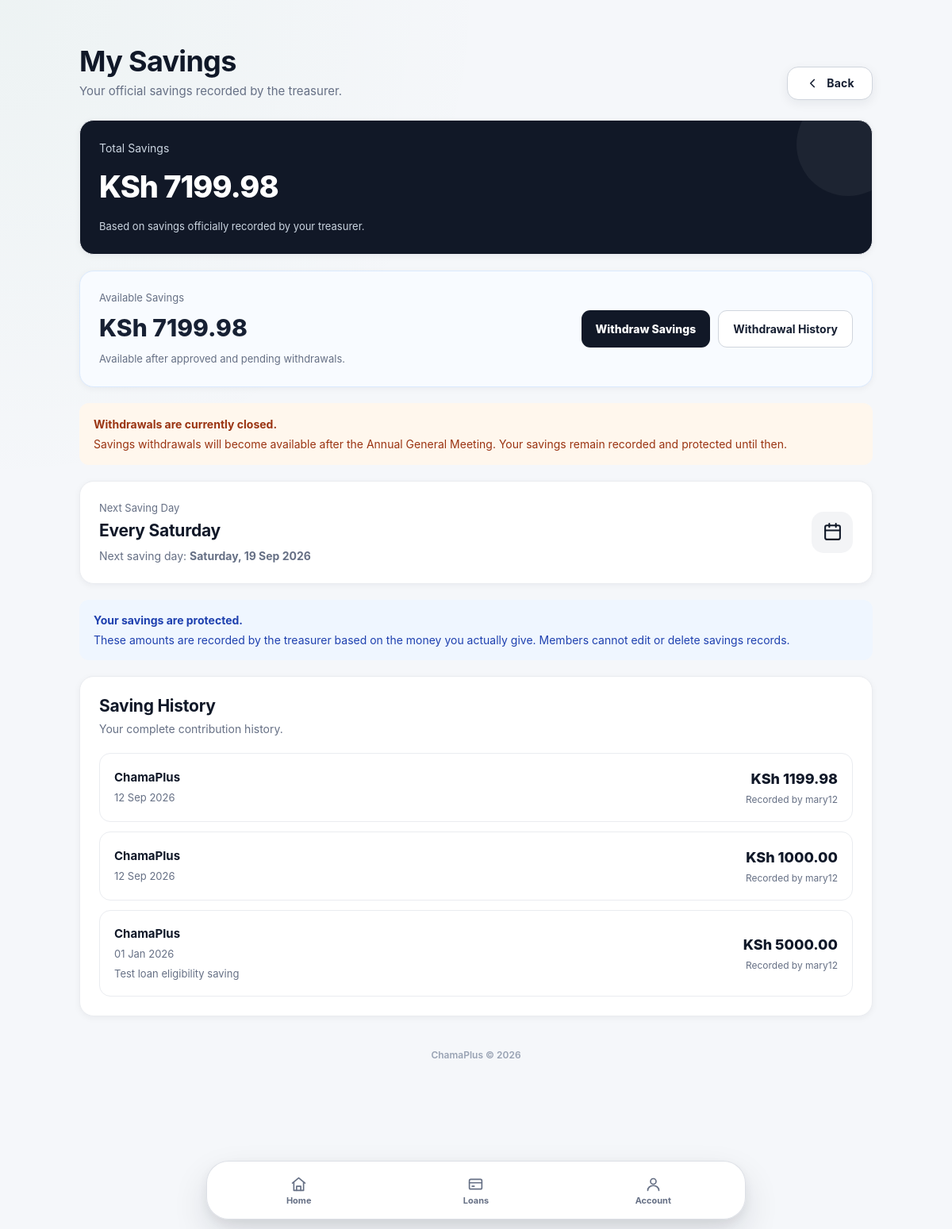
Screenshot of /savings/ (signed in) with the database file from the repository.
### savings/models.py (models this page shows, shortened)
class Saving(models.Model):
    chama = models.ForeignKey(
        Chama,
        on_delete=models.CASCADE,
        related_name="savings",
    )
    member = models.ForeignKey(
        User,
        on_delete=models.CASCADE,
        related_name="savings",
    )
    amount = models.DecimalField(
        max_digits=12,
        decimal_places=2,
    )
    recorded_by = models.ForeignKey(
        User,
        on_delete=models.PROTECT,
        related_name="recorded_savings",
    )
    date = models.DateField()
    notes = models.TextField(blank=True)
    created_at = models.DateTimeField(auto_now_add=True)
    updated_at = models.DateTimeField(auto_now=True)

### chamas/models.py (models this page shows, shortened)
class Chama(models.Model):
    name = models.CharField(max_length=150)
    description = models.TextField(blank=True)
    treasurer = models.ForeignKey(
        User,
        on_delete=models.PROTECT,
        related_name="managed_chamas",
        null=True,
        blank=True,
    )
    members = models.ManyToManyField(
        User,
        through="Membership",
        related_name="chamas",
    )
    is_active = models.BooleanField(default=True)
    created_at = models.DateTimeField(auto_now_add=True)
    updated_at = models.DateTimeField(auto_now=True)

### savings/views.py (the view)
# urls.py: path("", views.savings_dashboard, name="savings"),
@login_required
def savings_dashboard(request):
    savings = (
        Saving.objects
        .filter(member=request.user)
        .select_related("chama", "recorded_by")
        .order_by("-date", "-created_at")
    )
    total_savings = (
        savings.aggregate(total=Sum("amount"))["total"]
        or Decimal("0.00")
    )
    chama = Chama.objects.filter(is_active=True).first()
    available_balance = Decimal("0.00")
    if chama:
        available_balance = get_member_balance(
            request.user,
            chama,
        )
    next_saturday = get_next_saturday()
    withdrawal_requests = (
        WithdrawalRequest.objects
        .filter(member=request.user)
        .select_related("chama", "reviewed_by")
        .order_by("-requested_at")
    )
    return render(
        request,
        "savings/dashboard.html",
        {
            "savings": savings,
            "total_savings": total_savings,
            "available_balance": available_balance,
            "can_record": can_record_savings(request.user),
            "next_saturday": next_saturday,
            "withdrawal_requests": withdrawal_requests,
        },
    )

### accounts/context_processors.py (called while the page is built)
def active_chama_membership(request):
    if not request.user.is_authenticated:
        return {
            "active_membership": None,
        }
    membership = (
        Membership.objects
        .filter(
            user=request.user,
            is_active=True,
            chama__is_active=True,
        )
        .select_related("chama")
        .first()
    )
    return {
        "active_membership": membership,
    }

### savings/views.py (called while the page is built)
def can_record_savings(user):
    chama = Chama.objects.filter(is_active=True).first()
    if not chama:
        return False
    return Membership.objects.filter(
        chama=chama,
        user=user,
        role=Membership.Role.TREASURER,
        is_active=True,
    ).exists()

def get_next_saturday():
    today = timezone.localdate()
    days_until_saturday = (5 - today.weekday()) % 7
    return today + timezone.timedelta(days=days_until_saturday)

def get_member_balance(user, chama):
    total_savings = (
        Saving.objects.filter(
            chama=chama,
            member=user,
        ).aggregate(total=Sum("amount"))["total"]
        or Decimal("0.00")
    )
    withdrawals_reserved = (
        WithdrawalRequest.objects.filter(
            chama=chama,
            member=user,
            status__in=[
                WithdrawalRequest.Status.PENDING,
                WithdrawalRequest.Status.APPROVED,
            ],
        ).aggregate(total=Sum("amount"))["total"]
        or Decimal("0.00")
    )
    balance = total_savings - withdrawals_reserved
    return max(balance, Decimal("0.00"))

### templates/savings/dashboard.html (shortened to what this page needs)
﻿{% extends "base.html" %}
{% block content %}
<div style="max-width:1000px; margin:0 auto;">
    <div style="
        display:flex;
        justify-content:space-between;
        align-items:flex-end;
        gap:20px;
        margin-bottom:25px;
        flex-wrap:wrap;
    ">
        <div>
            <h1 style="margin:0 0 6px;">
                My Savings
            </h1>
            <p style="color:#667085; margin:0;">
                Your official savings recorded by the treasurer.
            </p>
        </div>
        <div style="
            display:flex;
            align-items:center;
            gap:10px;
            flex-wrap:wrap;
        ">
            {% include "components/back_button.html" with back_url_name="dashboard" back_label="Back" %}
        </div>
    </div>
    <div class="card" style="
        background:#111827;
        color:white;
        margin-bottom:20px;
        overflow:hidden;
        position:relative;
    ">
        <div style="
            position:absolute;
            right:-35px;
            top:-35px;
            width:130px;
            height:130px;
            border-radius:50%;
            background:rgba(255,255,255,0.05);
        "></div>
        <div style="
            color:#cbd5e1;
            font-size:14px;
            margin-bottom:10px;
        ">
            Total Savings
        </div>
        <div style="
            font-size:38px;
            font-weight:800;
            letter-spacing:-1px;
        ">
            KSh {{ total_savings|floatformat:2 }}
        </div>
        <div style="
            margin-top:12px;
            color:#cbd5e1;
            font-size:13px;
        ">
            Based on savings officially recorded by your treasurer.
        </div>
    </div>
    <div class="card" style="
        margin-bottom:20px;
        border:1px solid #dbeafe;
        background:#f8fbff;
    ">
        <div style="
            display:flex;
            justify-content:space-between;
            align-items:center;
            gap:20px;
            flex-wrap:wrap;
        ">
            <div>
                <div style="
                    font-size:13px;
                    color:#667085;
                    margin-bottom:6px;
                ">
                    Available Savings
                </div>
                <div style="
                    font-size:30px;
                    font-weight:800;
                    color:#172033;
                ">
                    KSh {{ available_balance|floatformat:2 }}
                </div>
                <p style="
                    margin:7px 0 0;
                    color:#667085;
                    font-size:13px;
                ">
                    Available after approved and pending withdrawals.
                </p>
            </div>
            <div style="
                display:flex;
                gap:10px;
                flex-wrap:wrap;
            ">
                <a
                    href="{% url 'request_withdrawal' %}"
                    style="
                        display:inline-flex;
                        align-items:center;
                        justify-content:center;
                        padding:12px 18px;
                        border-radius:11px;
                        background:#111827;
                        color:#fff;
                        text-decoration:none;
                        font-size:14px;
                        font-weight:800;
                    "
                >
                    Withdraw Savings
                </a>
                <a
                    href="{% url 'withdrawal_history' %}"
                    style="
                        display:inline-flex;
                        align-items:center;
                        justify-content:center;
                        padding:12px 18px;
                        border-radius:11px;
                        border:1px solid #d0d5dd;
                        background:#fff;
                        color:#172033;
                        text-decoration:none;
                        font-size:14px;
                        font-weight:700;
                    "
                >
                    Withdrawal History
                </a>
            </div>
        </div>
    </div>
    <div style="
        padding:16px 18px;
        border-radius:12px;
        background:#fff7ed;
        color:#9a3412;
        margin-bottom:20px;
        font-size:14px;
    ">
        <strong>Withdrawals are currently closed.</strong>
        <div style="margin-top:4px;">
            Savings withdrawals will become available after the
            Annual General Meeting. Your savings remain recorded
            and protected until then.
        </div>
    </div>
    <div class="card" style="
        margin-bottom:20px;
        display:flex;
        justify-content:space-between;
        align-items:center;
        gap:20px;
    ">
        <div>
            <div style="
                font-size:13px;
                color:#667085;
                margin-bottom:6px;
            ">
                Next Saving Day
            </div>
            <h2 style="margin:0;">
                Every Saturday
            </h2>
            <p style="
                margin:7px 0 0;
                color:#667085;
                font-size:14px;
            ">
                Next saving day:
                <strong>{{ next_saturday|date:"l, d M Y" }}</strong>
            </p>
        </div>
        <div style="
            width:52px;
            height:52px;
            flex-shrink:0;
            border-radius:15px;
            background:#f3f4f6;
            display:flex;
            align-items:center;
            justify-content:center;
        ">
            <svg
                width="25"
                height="25"
                viewBox="0 0 24 24"
                fill="none"
                stroke="currentColor"
                stroke-width="2"
                stroke-linecap="round"
                stroke-linejoin="round"
            >
                <rect x="3" y="4" width="18" height="17" rx="2"></rect>
                <path d="M16 2v4"></path>
                <path d="M8 2v4"></path>
                <path d="M3 10h18"></path>
            </svg>
        </div>
    </div>
    <div style="
        padding:15px 18px;
        border-radius:12px;
        background:#eff6ff;
        color:#1e40af;
        margin-bottom:20px;
        font-size:14px;
    ">
        <strong>Your savings are protected.</strong>
        <div style="margin-top:4px;">
            These amounts are recorded by the treasurer based on the money
            you actually give. Members cannot edit or delete savings records.
        </div>
    </div>
    <div class="card">
        <div style="margin-bottom:20px;">
            <h2 style="margin:0;">
                Saving History
            </h2>
            <p style="
                margin:5px 0 0;
                color:#667085;
                font-size:14px;
            ">
                Your complete contribution history.
            </p>
        </div>
        {% if savings %}
            <div style="
                display:flex;
                flex-direction:column;
                gap:12px;
            ">
                {% for saving in savings %}
                    <div style="
                        padding:18px;
                        border:1px solid #eaecf0;
                        border-radius:14px;
                        display:flex;
                        justify-content:space-between;
                        align-items:center;
                        gap:15px;
                        flex-wrap:wrap;
                    ">
                        <div>
                            <div style="
                                font-weight:700;
                                margin-bottom:5px;
                            ">
                                {{ saving.chama.name }}
                            </div>
                            <div style="
                                font-size:13px;
                                color:#667085;
                            ">
                                {{ saving.date|date:"d M Y" }}
                            </div>
                            {% if saving.notes %}
                                <div style="
                                    font-size:13px;
                                    color:#667085;
                                    margin-top:5px;
                                ">
                                    {{ saving.notes }}
                                </div>
                            {% endif %}
                        </div>
                        <div style="text-align:right;">
                            <div style="
                                font-size:18px;
                                font-weight:800;
                            ">
                                KSh {{ saving.amount|floatformat:2 }}
                            </div>
                            <div style="
                                font-size:12px;
                                color:#667085;
                                margin-top:4px;
                            ">
                                Recorded by {{ saving.recorded_by.username }}
                            </div>
                        </div>
                    </div>
                {% endfor %}
            </div>
        {% endif %}
    </div>
</div>
{% endblock %}

### templates/base.html (style rules this page uses)
:root { --primary: #15803d; --primary-dark: #166534; --primary-soft: #ecfdf3; --primary-border: #bbf7d0; --text: #101828; --text-soft: #344054; --muted: #667085; --muted-light: #98a2b3; --background: #f5f7fa; --surface: #ffffff; --surface-soft: #f9fafb; --border: #eaecf0; --border-dark: #d0d5dd; --danger: #b42318; --danger-soft: #fef3f2; --warning: #b54708; --warning-soft: #fffaeb; --info: #175cd3; --info-soft: #eff8ff; --success: #027a48; --success-soft: #ecfdf3; --radius-sm: 10px; --radius-md: 14px; --radius-lg: 18px; --radius-xl: 22px; --shadow-xs: 0 1px 2px rgba(16, 24, 40, .04); --shadow-sm: 0 2px 8px rgba(16, 24, 40, .05); --shadow-md: 0 8px 24px rgba(16, 24, 40, .07); --shadow-lg: 0 18px 45px rgba(16, 24, 40, .10); }
* { box-sizing: border-box; }
html { min-height: 100%; scroll-behavior: smooth; }
body { margin: 0; min-height: 100vh; background: radial-gradient( circle at top left, rgba(21, 128, 61, .035), transparent 32% ), var(--background); color: var(--text); font-family: Inter, -apple-system, BlinkMacSystemFont, "Segoe UI", Roboto, Helvetica, Arial, sans-serif; font-size: 15px; line-height: 1.5; padding-bottom: 100px; -webkit-font-smoothing: antialiased; text-rendering: optimizeLegibility; }
a { color: inherit; text-decoration: none; }
h1, h2, h3, h4, p { margin-top: 0; }
h1 { font-size: clamp(28px, 4vw, 36px); line-height: 1.15; letter-spacing: -.7px; }
h2 { font-size: 21px; line-height: 1.25; letter-spacing: -.25px; }
p { color: var(--muted); }
.card { background: var(--surface); border: 1px solid var(--border); border-radius: var(--radius-lg); padding: 24px; box-shadow: var(--shadow-sm); transition: box-shadow .2s ease, transform .2s ease, border-color .2s ease; }

### rows the page displays
Saving: chama.name "ChamaPlus", date "12 Sep 2026", amount "1199.98", recorded_by.username "mary12"
Saving: chama.name "ChamaPlus", date "12 Sep 2026", amount "1000.00", recorded_by.username "mary12"
Saving: chama.name "ChamaPlus", date "01 Jan 2026", notes "Test loan eligibility saving", amount "5000.00", recorded_by.username "mary12"

### other values shown
{{ back_label|default:"Back" }} "Back"
{{ total_savings|floatformat:2 }} "7199.98"
{{ available_balance|floatformat:2 }} "7199.98"
{{ next_saturday|date:"l, d M Y" }} "Saturday, 19 Sep 2026"
